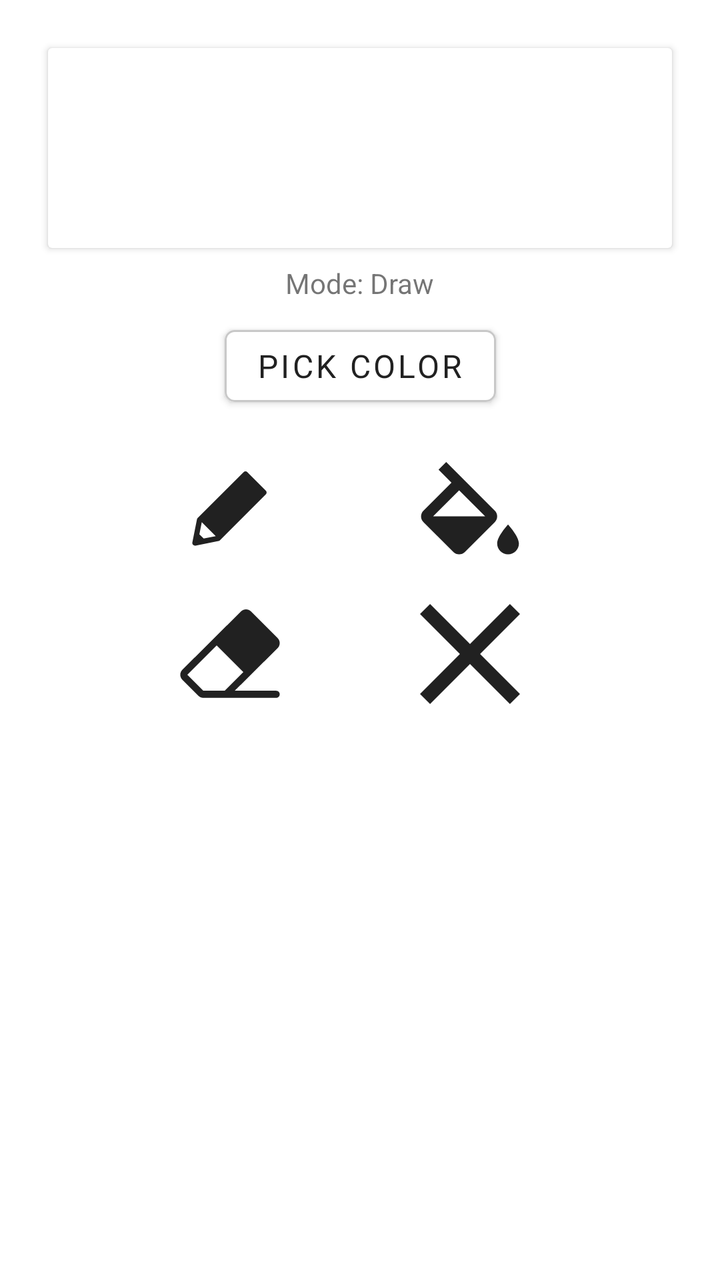
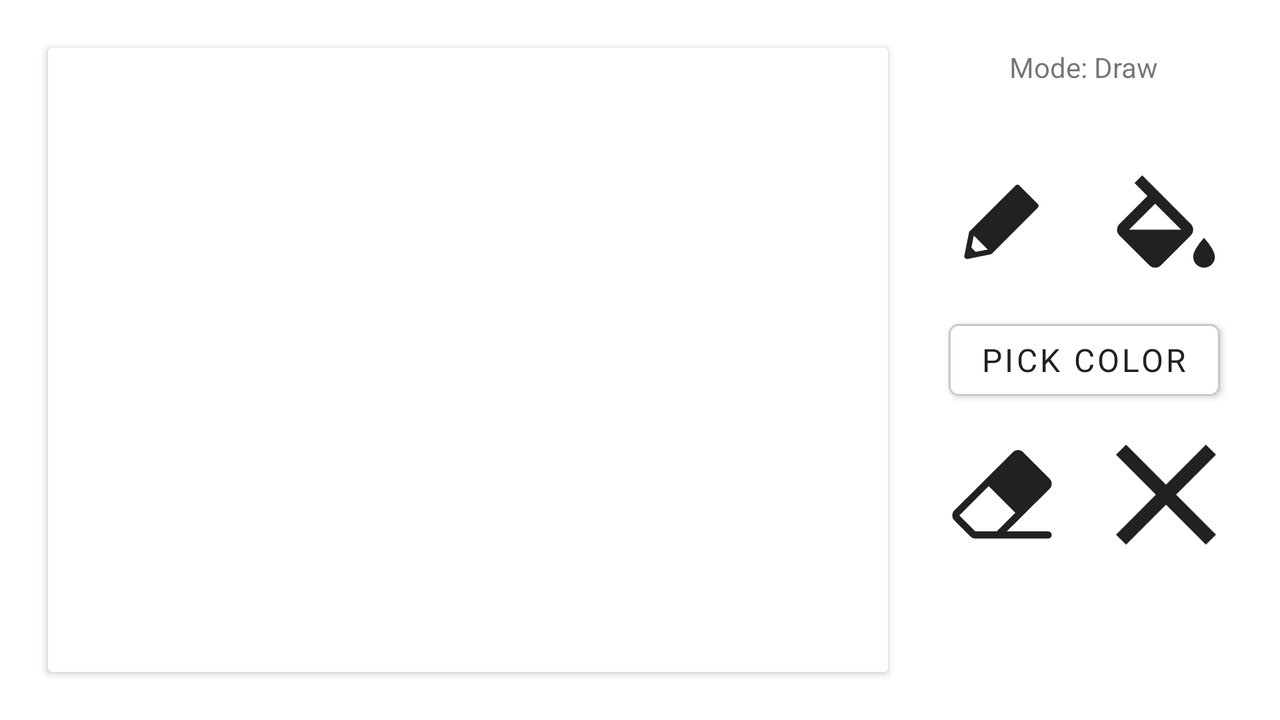

Two renders of one Android screen. The first uses the default layout on a phone; the second uses the alternative layout the repository ships for a different screen configuration, on a matching device. The two XML files are below.
<!-- AndroidManifest.xml: application theme Theme.Ledpanelcontrolapp -->
<!-- res/layout/fragment_draw.xml -->
<?xml version="1.0" encoding="utf-8"?>
<layout xmlns:android="http://schemas.android.com/apk/res/android"
    xmlns:tools="http://schemas.android.com/tools"
    xmlns:app="http://schemas.android.com/apk/res-auto">
    <androidx.constraintlayout.widget.ConstraintLayout
        android:layout_width="match_parent"
        android:layout_height="match_parent">

        <androidx.cardview.widget.CardView
            android:id="@+id/fragment_draw__cv_canvas"
            android:layout_width="match_parent"
            android:layout_height="100dp"
            app:layout_constraintDimensionRatio="1:4"
            app:layout_constraintTop_toTopOf="parent"
            app:layout_constraintStart_toStartOf="parent"
            app:layout_constraintEnd_toEndOf="parent"
            android:layout_margin="24dp">

            <LinearLayout
                android:id="@+id/fragment_draw__canvas_layout"
                android:layout_width="match_parent"
                android:layout_height="match_parent"
                android:orientation="vertical" />

        </androidx.cardview.widget.CardView>

        <TextView
            android:id="@+id/fragment_settings__tv_mode"
            android:layout_width="wrap_content"
            android:layout_height="wrap_content"
            tools:text="Mode: Draw"
            app:layout_constraintStart_toStartOf="parent"
            app:layout_constraintTop_toBottomOf="@id/fragment_draw__cv_canvas"
            app:layout_constraintEnd_toEndOf="parent"
            android:layout_marginTop="8dp"/>

        <Button
            android:id="@+id/fragment_draw__btn_color"
            style="@style/button"
            android:layout_width="wrap_content"
            android:layout_height="wrap_content"
            app:layout_constraintTop_toBottomOf="@id/fragment_settings__tv_mode"
            app:layout_constraintStart_toStartOf="@id/fragment_draw__cv_canvas"
            app:layout_constraintEnd_toEndOf="@id/fragment_draw__cv_canvas"
            android:layout_marginTop="8dp"
            android:text="@string/pick_color_text"
            app:cornerRadius="@dimen/button_corner_radius"
            app:strokeColor="@color/gray_200"
            app:strokeWidth="@dimen/stroke_width" />

        <ImageButton
            android:id="@+id/fragment_draw__ib_draw"
            android:layout_width="wrap_content"
            android:layout_height="wrap_content"
            android:background="@color/white"
            android:src="@drawable/ic_draw"
            app:layout_constraintBottom_toBottomOf="@+id/fragment_draw__ib_fill"
            app:layout_constraintStart_toStartOf="@+id/fragment_draw__ib_erase"
            app:layout_constraintEnd_toEndOf="@id/fragment_draw__ib_erase"
            app:layout_constraintTop_toTopOf="@+id/fragment_draw__ib_fill" />

        <ImageButton
            android:id="@+id/fragment_draw__ib_erase"
            android:layout_width="wrap_content"
            android:layout_height="wrap_content"
            android:background="@color/white"
            android:src="@drawable/ic_erase"
            app:layout_constraintBottom_toBottomOf="@+id/fragment_draw__ib_clear"
            app:layout_constraintStart_toStartOf="@id/fragment_draw__start_guideline"
            app:layout_constraintTop_toTopOf="@+id/fragment_draw__ib_clear" />

        <ImageButton
            android:id="@+id/fragment_draw__ib_fill"
            android:layout_width="wrap_content"
            android:layout_height="wrap_content"
            android:layout_marginTop="24dp"
            android:background="@color/white"
            android:src="@drawable/ic_fill"
            app:layout_constraintEnd_toStartOf="@+id/fragment_draw__end_guideline"
            app:layout_constraintTop_toBottomOf="@id/fragment_draw__btn_color" />

        <ImageButton
            android:id="@+id/fragment_draw__ib_clear"
            android:layout_width="wrap_content"
            android:layout_height="wrap_content"
            app:layout_constraintEnd_toEndOf="@id/fragment_draw__ib_fill"
            app:layout_constraintTop_toBottomOf="@id/fragment_draw__ib_fill"
            android:layout_marginTop="24dp"
            android:src="@drawable/ic_clear"
            android:background="@color/white"/>

        <androidx.constraintlayout.widget.Guideline
            android:id="@+id/fragment_draw__start_guideline"
            android:layout_width="wrap_content"
            android:layout_height="wrap_content"
            android:orientation="vertical"
            app:layout_constraintGuide_begin="90dp" />

        <androidx.constraintlayout.widget.Guideline
            android:id="@+id/fragment_draw__end_guideline"
            android:layout_width="wrap_content"
            android:layout_height="wrap_content"
            android:orientation="vertical"
            app:layout_constraintGuide_end="100dp" />

    </androidx.constraintlayout.widget.ConstraintLayout>
</layout>
<!-- resources referenced by this layout -->
<resources>
  <!-- from res/values-v23/ -->
  <color name="gray_200">#C8C8C8</color>
  <color name="white">#FFFFFFFF</color>
  <dimen name="button_corner_radius">5dp</dimen>
  <!-- from res/values-v23/ -->
  <dimen name="stroke_width">1dp</dimen>
  <!-- drawable ic_clear (drawable) -->
  <vector xmlns:android="http://schemas.android.com/apk/res/android"
      android:width="50dp"
      android:height="50dp"
      android:viewportWidth="50"
      android:viewportHeight="50">
    <path
        android:pathData="M50,5.0357L44.9643,0L25,19.9643L5.0357,0L0,5.0357L19.9643,25L0,44.9643L5.0357,50L25,30.0357L44.9643,50L50,44.9643L30.0357,25L50,5.0357Z"
        android:fillColor="@color/gray_900"/>
  </vector>
  <!-- drawable ic_draw (drawable) -->
  <vector xmlns:android="http://schemas.android.com/apk/res/android"
      android:width="38dp"
      android:height="38dp"
      android:viewportWidth="38"
      android:viewportHeight="38">
    <path
        android:pathData="M36.9197,9.6297L27.6779,0.3879C27.1604,-0.1293 26.3218,-0.1293 25.8045,0.3879L2.8247,23.3674C2.6395,23.5529 2.5132,23.7892 2.4622,24.0462L0.1724,35.5777C0.0864,36.0115 0.2223,36.4598 0.535,36.7725C0.786,37.0233 1.1239,37.1604 1.4718,37.1604C1.5575,37.1604 1.6441,37.1521 1.7299,37.135L13.2614,34.8453C13.5186,34.7942 13.7547,34.6679 13.9402,34.4827L36.9197,11.5031C37.4371,10.9858 37.4371,10.1472 36.9197,9.6297ZM3.6916,31.4586L4.8884,25.431L11.8765,32.4192L5.849,33.616L3.6916,31.4586Z"
        android:fillColor="@color/gray_900"/>
  </vector>
  <!-- drawable ic_fill (drawable) -->
  <vector xmlns:android="http://schemas.android.com/apk/res/android"
      android:width="50dp"
      android:height="47dp"
      android:viewportWidth="50"
      android:viewportHeight="47">
    <path
        android:pathData="M44.0218,31.25C44.0218,31.25 38.587,37.1467 38.587,40.7609C38.587,42.2023 39.1596,43.5846 40.1788,44.6038C41.198,45.6231 42.5804,46.1957 44.0218,46.1957C45.4632,46.1957 46.8456,45.6231 47.8648,44.6038C48.884,43.5846 49.4566,42.2023 49.4566,40.7609C49.4566,37.1467 44.0218,31.25 44.0218,31.25ZM6.549,27.1739L19.5653,14.1576L32.5816,27.1739H6.549ZM37.3914,24.2935L13.0979,0L9.2664,3.8315L15.7338,10.2989L1.7392,24.2935C0.1359,25.8152 0.1359,28.4511 1.7392,30.0543L16.6848,45C17.4729,45.788 18.5327,46.1957 19.5653,46.1957C20.5979,46.1957 21.6577,45.788 22.4457,45L37.3914,30.0543C38.9946,28.4511 38.9946,25.8152 37.3914,24.2935Z"
        android:fillColor="@color/gray_900"/>
  </vector>
  <!-- from res/values-v23/ -->
  <string name="pick_color_text">Pick Color</string>
  <style name="button">
          <item name="android:fontFamily">@font/roboto</item>
          <item name="android:textColor">@color/gray_900</item>
          <item name="android:textSize">@dimen/main_text_size</item>
      </style>
  <!-- from res/values-v23/ -->
  <style name="Theme.Ledpanelcontrolapp" parent="Theme.MaterialComponents.DayNight.DarkActionBar">
          
          <item name="colorPrimary">@color/white</item>
          <item name="colorPrimaryVariant">@color/gray_25</item>
          <item name="colorOnPrimary">@color/gray_900</item>
          
          <item name="colorSecondary">@color/teal_200</item>
          <item name="colorSecondaryVariant">@color/teal_700</item>
          <item name="colorOnSecondary">@color/black</item>
          
          <item name="android:statusBarColor">?attr/colorPrimaryVariant</item>
  
          
          <item name="android:windowLightStatusBar">true</item>
      </style>
  <color name="gray_900">#FF212121</color>
  <!-- from res/values-v23/ -->
  <dimen name="main_text_size">16sp</dimen>
  <color name="gray_25">#FFF8F8F8</color>
  <color name="teal_200">#FF03DAC5</color>
  <color name="teal_700">#FF018786</color>
  <color name="black">#FF000000</color>
</resources>
<!-- res/layout-land/fragment_draw.xml (the repository's variant of the layout above) -->
<!-- drawn on the phone turned sideways -->
<?xml version="1.0" encoding="utf-8"?>
<layout xmlns:android="http://schemas.android.com/apk/res/android"
    xmlns:tools="http://schemas.android.com/tools"
    xmlns:app="http://schemas.android.com/apk/res-auto">

    <androidx.constraintlayout.widget.ConstraintLayout
        android:layout_width="match_parent"
        android:layout_height="match_parent">

        <androidx.cardview.widget.CardView
            android:id="@+id/fragment_draw__cv_canvas"
            android:layout_width="420dp"
            android:layout_height="match_parent"
            android:layout_margin="24dp"
            app:layout_constraintDimensionRatio="1:4"
            app:layout_constraintStart_toStartOf="parent"
            app:layout_constraintTop_toTopOf="parent">

            <LinearLayout
                android:id="@+id/fragment_draw__canvas_layout"
                android:layout_width="match_parent"
                android:layout_height="match_parent"
                android:orientation="vertical" />

        </androidx.cardview.widget.CardView>

        <TextView
            android:id="@+id/fragment_settings__tv_mode"
            android:layout_width="wrap_content"
            android:layout_height="wrap_content"
            tools:text="Mode: Draw"
            app:layout_constraintStart_toEndOf="@id/fragment_draw__cv_canvas"
            app:layout_constraintTop_toTopOf="@id/fragment_draw__cv_canvas"
            app:layout_constraintEnd_toEndOf="parent"/>

        <Button
            android:id="@+id/fragment_draw__btn_color"
            style="@style/button"
            android:layout_width="wrap_content"
            android:layout_height="wrap_content"
            android:text="@string/pick_color_text"
            app:cornerRadius="@dimen/button_corner_radius"
            app:layout_constraintBottom_toBottomOf="@+id/fragment_draw__cv_canvas"
            app:layout_constraintEnd_toEndOf="parent"
            app:layout_constraintHorizontal_bias="0.5"
            app:layout_constraintStart_toEndOf="@id/fragment_draw__cv_canvas"
            app:layout_constraintTop_toTopOf="@+id/fragment_draw__cv_canvas"
            app:strokeColor="@color/gray_200"
            app:strokeWidth="@dimen/stroke_width" />

        <ImageButton
            android:id="@+id/fragment_draw__ib_draw"
            android:layout_width="wrap_content"
            android:layout_height="wrap_content"
            android:background="@color/white"
            android:src="@drawable/ic_draw"
            app:layout_constraintBottom_toBottomOf="@+id/fragment_draw__ib_fill"
            app:layout_constraintEnd_toEndOf="@+id/fragment_draw__ib_erase"
            app:layout_constraintStart_toStartOf="@+id/fragment_draw__ib_erase"
            app:layout_constraintTop_toTopOf="@+id/fragment_draw__ib_fill" />

        <ImageButton
            android:id="@+id/fragment_draw__ib_erase"
            android:layout_width="wrap_content"
            android:layout_height="wrap_content"
            android:background="@color/white"
            android:src="@drawable/ic_erase"
            app:layout_constraintBottom_toBottomOf="@+id/fragment_draw__ib_clear"
            app:layout_constraintEnd_toStartOf="@+id/fragment_draw__ib_clear"
            app:layout_constraintHorizontal_bias="0.5"
            app:layout_constraintStart_toEndOf="@+id/fragment_draw__cv_canvas"
            app:layout_constraintTop_toTopOf="@+id/fragment_draw__ib_clear" />

        <ImageButton
            android:id="@+id/fragment_draw__ib_fill"
            android:layout_width="wrap_content"
            android:layout_height="wrap_content"
            android:background="@color/white"
            android:src="@drawable/ic_fill"
            app:layout_constraintBottom_toTopOf="@+id/fragment_draw__ib_clear"
            app:layout_constraintEnd_toEndOf="@+id/fragment_draw__ib_clear"
            app:layout_constraintHorizontal_bias="0.5"
            app:layout_constraintStart_toStartOf="@+id/fragment_draw__ib_clear"
            app:layout_constraintTop_toTopOf="@+id/fragment_draw__cv_canvas" />

        <ImageButton
            android:id="@+id/fragment_draw__ib_clear"
            android:layout_width="wrap_content"
            android:layout_height="wrap_content"
            android:layout_marginTop="24dp"
            android:background="@color/white"
            android:src="@drawable/ic_clear"
            app:layout_constraintBottom_toBottomOf="@+id/fragment_draw__cv_canvas"
            app:layout_constraintEnd_toEndOf="parent"
            app:layout_constraintStart_toEndOf="@+id/fragment_draw__ib_erase"
            app:layout_constraintTop_toBottomOf="@+id/fragment_draw__ib_fill"
            app:layout_goneMarginTop="30dp"/>

    </androidx.constraintlayout.widget.ConstraintLayout>
</layout>
